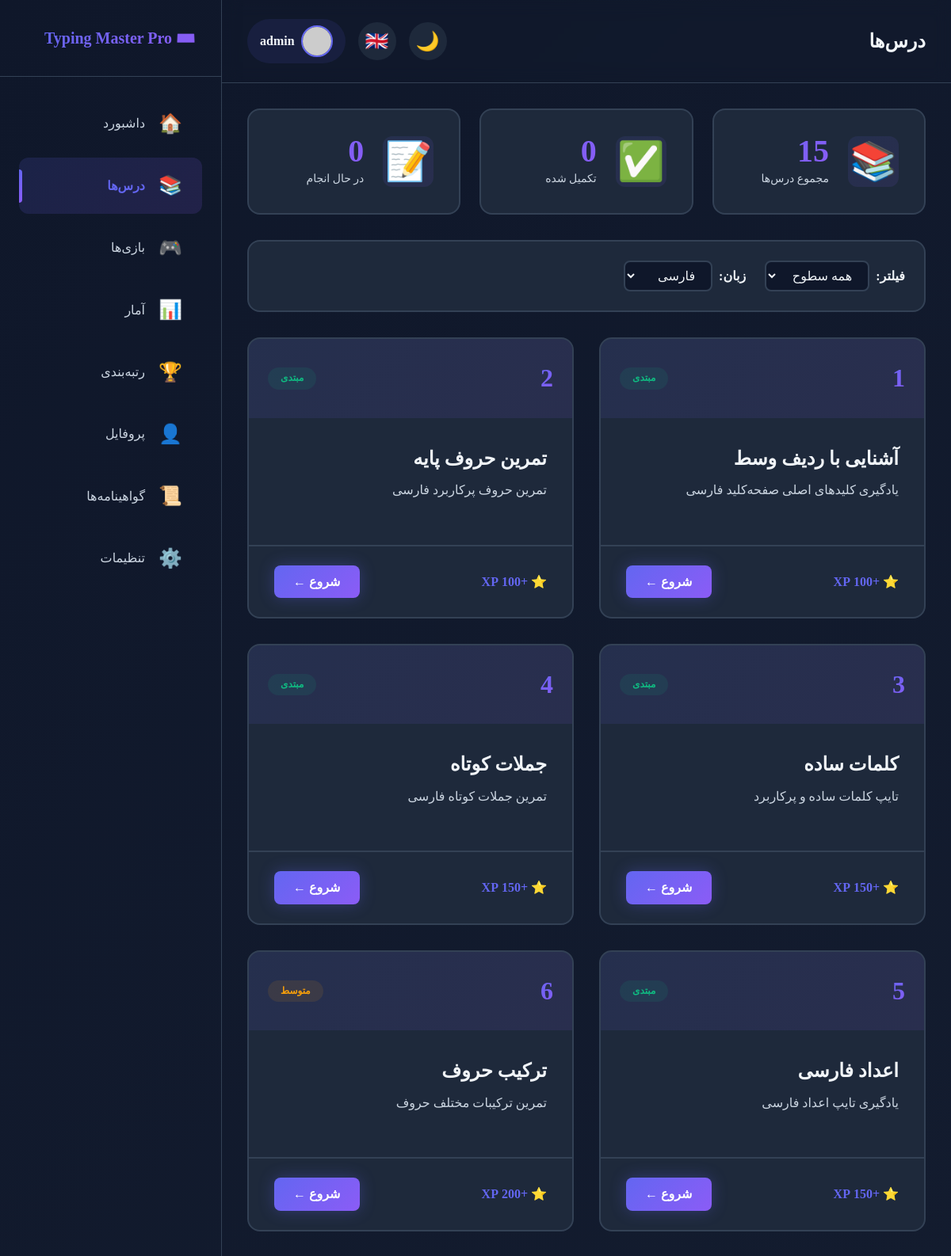
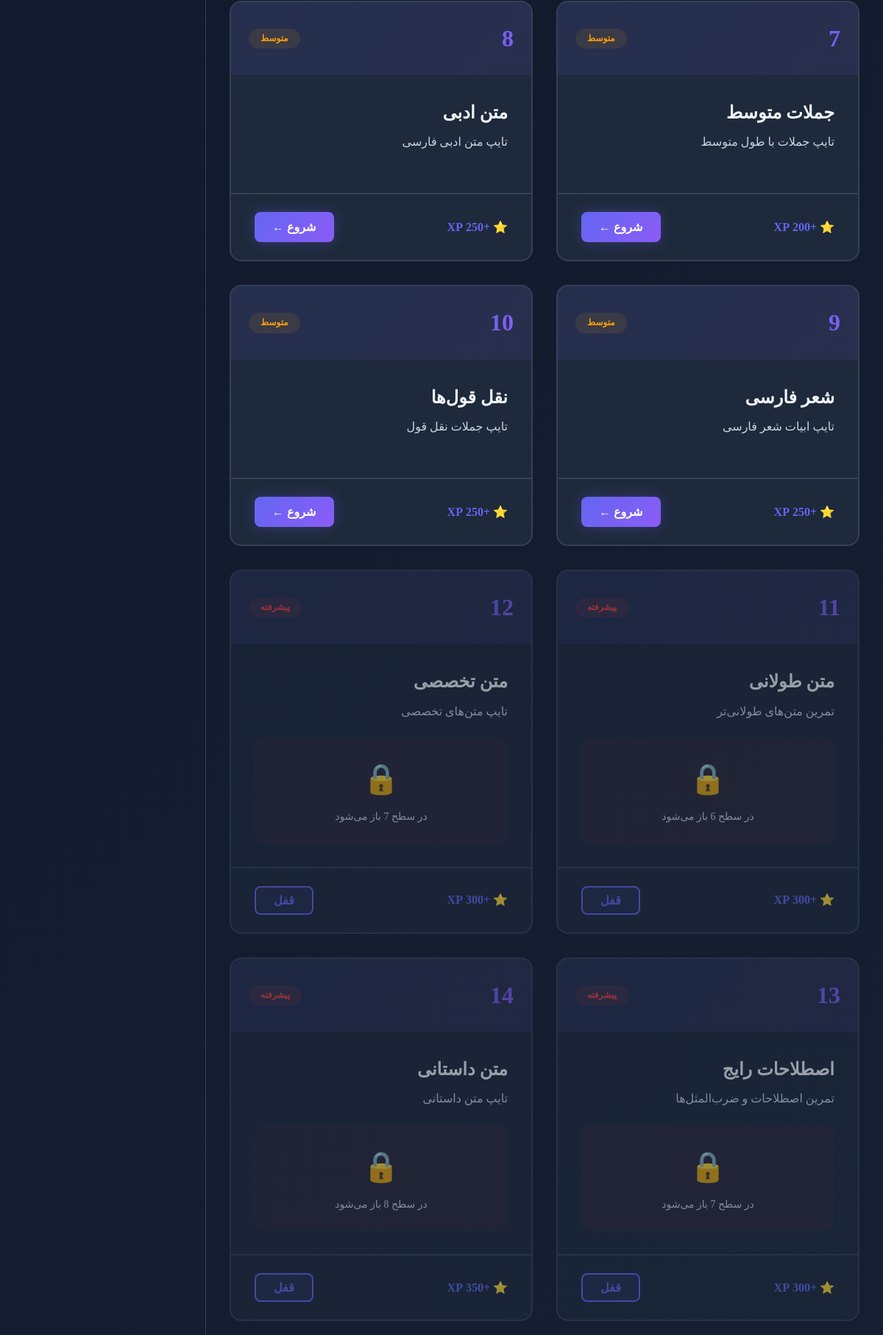
Page /lessons.php (signed in, upper part) on the committed database (2 pictures, top to bottom).
### tables this page shows
CREATE TABLE lessons (
    id INT PRIMARY KEY AUTO_INCREMENT,
    title_fa VARCHAR(200) NOT NULL,
    title_en VARCHAR(200) NOT NULL,
    description_fa TEXT,
    description_en TEXT,
    level ENUM('beginner', 'intermediate', 'advanced') DEFAULT 'beginner',
    language ENUM('fa', 'en') NOT NULL,
    content TEXT NOT NULL,
    required_level INT DEFAULT 1,
    xp_reward INT DEFAULT 100,
    order_index INT DEFAULT 0,
    is_active BOOLEAN DEFAULT TRUE,
    created_at TIMESTAMP DEFAULT CURRENT_TIMESTAMP,
    INDEX idx_level (level),
    INDEX idx_language (language),
    INDEX idx_order (order_index)
);

### includes/functions.php (called while the page is built, shortened)
<?php
require_once __DIR__ . '/db.php';
function getLessons($language = null, $level = null) {
    $where = "is_active = 1";
    $params = [];
    if ($language) {
        $where .= " AND language = ?";
        $params[] = $language;
    }
    $sql = "SELECT * FROM lessons WHERE {$where} ORDER BY order_index ASC";
    return dbQuery($sql, $params);
}
function getUserLessonProgress($userId, $lessonId) {
    $sql = "SELECT * FROM user_progress WHERE user_id = ? AND lesson_id = ? LIMIT 1";
    return dbQueryOne($sql, [$userId, $lessonId]);
}
function getCurrentLanguage() {
    return DEFAULT_LANGUAGE;
}
function getCurrentTheme() {
    if (isset($_SESSION['theme'])) {
        return $_SESSION['theme'];
    }
    return DEFAULT_THEME;
}
?>

### includes/auth-check.php (called while the page is built, shortened)
<?php
require_once __DIR__ . '/db.php';
require_once __DIR__ . '/functions.php';
function isLoggedIn() {
    return isset($_SESSION['user_id']) && !empty($_SESSION['user_id']);
}
function getCurrentUser() {
    if (isset($_SESSION['user_data'])) {
        return $_SESSION['user_data'];
    }
    return null;
}
?>

### includes/db.php (called while the page is built, shortened)
<?php
class Database {
    private static $instance = null;
    private $connection;
    private $stmt;
    private function __construct() {
        try {
            $dsn = "mysql:host=" . DB_HOST . ";dbname=" . DB_NAME . ";charset=" . DB_CHARSET;
            $options = [
                PDO::ATTR_ERRMODE => PDO::ERRMODE_EXCEPTION,
                PDO::ATTR_DEFAULT_FETCH_MODE => PDO::FETCH_ASSOC,
                PDO::ATTR_EMULATE_PREPARES => false,
                PDO::MYSQL_ATTR_INIT_COMMAND => "SET NAMES utf8mb4 COLLATE utf8mb4_unicode_ci"
            ];
            $this->connection = new PDO($dsn, DB_USER, DB_PASS, $options);
        } catch (PDOException $e) {
            if (DEBUG_MODE) {
                die("Database Connection Error: " . $e->getMessage());
            } else {
                die("خطا در اتصال به دیتابیس. لطفاً بعداً تلاش کنید.");
            }
        }
    }
    public static function getInstance() {
        if (self::$instance === null) {
            self::$instance = new self();
        }
        return self::$instance;
    }
    public function prepare($sql) {
        $this->stmt = $this->connection->prepare($sql);
        return $this;
    }
    public function execute($params = []) {
        try {
            $this->stmt->execute($params);
            return $this;
        } catch (PDOException $e) {
            if (DEBUG_MODE) {
                die("Query Error: " . $e->getMessage());
            }
            return false;
        }
    }
    public function fetchAll() {
        return $this->stmt->fetchAll();
    }
    public function fetch() {
        return $this->stmt->fetch();
    }
}
function db() {
    return Database::getInstance();
}
function dbQuery($sql, $params = []) {
    return db()->prepare($sql)->execute($params)->fetchAll();
}
function dbQueryOne($sql, $params = []) {
    return db()->prepare($sql)->execute($params)->fetch();
}
?>

### lessons.php (the view, shortened to what this page needs)
<?php
require_once __DIR__ . '/includes/db.php';
require_once __DIR__ . '/includes/functions.php';
require_once __DIR__ . '/includes/auth-check.php';
$user = getCurrentUser();
$currentLang = getCurrentLanguage();
$currentTheme = getCurrentTheme();
$filterLevel = isset($_GET['level']) ? $_GET['level'] : null;
$filterLanguage = isset($_GET['lang']) ? $_GET['lang'] : $currentLang;
$lessons = getLessons($filterLanguage, $filterLevel);
$userProgressList = [];
foreach ($lessons as $lesson) {
    $progress = getUserLessonProgress($user['id'], $lesson['id']);
    $userProgressList[$lesson['id']] = $progress;
}
$t = [
    'fa' => [
        'lessons' => 'درس‌ها',
        'all_levels' => 'همه سطوح',
        'beginner' => 'مبتدی',
        'intermediate' => 'متوسط',
        'advanced' => 'پیشرفته',
        'persian' => 'فارسی',
        'english' => 'انگلیسی',
        'filter' => 'فیلتر',
        'start' => 'شروع',
        'continue' => 'ادامه',
        'completed' => 'تکمیل شده',
        'locked' => 'قفل',
        'unlock_at_level' => 'در سطح :level باز می‌شود',
        'best_wpm' => 'بهترین سرعت',
        'best_accuracy' => 'بهترین دقت',
        'attempts' => 'تلاش',
        'xp_reward' => 'پاداش امتیاز',
        'lesson' => 'درس',
        'no_lessons' => 'درسی یافت نشد',
        'total_lessons' => 'مجموع درس‌ها',
        'completed_count' => 'تکمیل شده',
        'in_progress' => 'در حال انجام'
    ],
    'en' => [
        'lessons' => 'Lessons',
        'all_levels' => 'All Levels',
        'beginner' => 'Beginner',
        'intermediate' => 'Intermediate',
        'advanced' => 'Advanced',
        'persian' => 'Persian',
        'english' => 'English',
        'filter' => 'Filter',
        'start' => 'Start',
        'continue' => 'Continue',
        'completed' => 'Completed',
        'locked' => 'Locked',
        'unlock_at_level' => 'Unlocks at level :level',
        'best_wpm' => 'Best WPM',
        'best_accuracy' => 'Best Accuracy',
        'attempts' => 'Attempts',
        'xp_reward' => 'XP Reward',
        'lesson' => 'Lesson',
        'no_lessons' => 'No lessons found',
        'total_lessons' => 'Total Lessons',
        'completed_count' => 'Completed',
        'in_progress' => 'In Progress'
    ]
];
$tr = $t[$currentLang];
$totalLessons = count($lessons);
$completedLessons = 0;
$inProgressLessons = 0;
?>
<!DOCTYPE html>
<html lang="<?= $currentLang ?>" dir="<?= $currentLang === 'fa' ? 'rtl' : 'ltr' ?>">
<head>
    <link rel="stylesheet" href="<?= SITE_URL ?>/assets/css/style.css">
    <link rel="stylesheet" href="<?= SITE_URL ?>/assets/css/themes.css">
    <link rel="stylesheet" href="<?= SITE_URL ?>/assets/css/dashboard.css">
    <link rel="stylesheet" href="<?= SITE_URL ?>/assets/css/lessons.css">
</head>
<body class="theme-<?= $currentTheme ?> lang-<?= $currentLang ?>">
    <?php require_once __DIR__ . '/includes/sidebar.php'; ?>
    <main class="main-content">
        <header class="top-bar">
            <div class="top-bar-left">
                <h1 class="page-title"><?= $tr['lessons'] ?></h1>
            </div>
            <div class="top-bar-right">
                <button class="btn-icon" id="themeToggle">
                    <span class="icon"></span>
                </button>
                <button class="btn-icon" id="langToggle">
                    <span class="icon"><?= $currentLang === 'fa' ? '🇬🇧' : '🇮🇷' ?></span>
                </button>
                <div class="user-menu">
                    <img src="./uploads/avatars/<?= $user['avatar'] ?>" alt="Avatar" class="user-avatar" onerror="this.src='https://ui-avatars.com/api/?name=<?= urlencode($user['username']) ?>&background=6366f1&color=fff'">
                    <span class="user-name"><?= htmlspecialchars($user['username']) ?></span>
                </div>
            </div>
        </header>
        <div class="dashboard-container">
            <div class="lessons-overview">
                <div class="overview-card">
                    <div class="overview-icon">📚</div>
                    <div class="overview-content">
                        <div class="overview-value"><?= $totalLessons ?></div>
                        <div class="overview-label"><?= $tr['total_lessons'] ?></div>
                    </div>
                </div>
                <div class="overview-card">
                    <div class="overview-icon">✅</div>
                    <div class="overview-content">
                        <div class="overview-value"><?= $completedLessons ?></div>
                        <div class="overview-label"><?= $tr['completed_count'] ?></div>
                    </div>
                </div>
                <div class="overview-card">
                    <div class="overview-icon">📝</div>
                    <div class="overview-content">
                        <div class="overview-value"><?= $inProgressLessons ?></div>
                        <div class="overview-label"><?= $tr['in_progress'] ?></div>
                    </div>
                </div>
            </div>
            <div class="lessons-filters">
                <form method="GET" class="filter-form">
                    <div class="filter-group">
                        <label><?= $tr['filter'] ?>:</label>
                        <select name="level" class="form-select" onchange="this.form.submit()">
                            <option value=""><?= $tr['all_levels'] ?></option>
                        </select>
                    </div>
                    <div class="filter-group">
                        <label><?= $currentLang === 'fa' ? 'زبان:' : 'Language:' ?></label>
                        <select name="lang" class="form-select" onchange="this.form.submit()">
                            <option value="fa" <?= $filterLanguage === 'fa' ? 'selected' : '' ?>><?= $tr['persian'] ?></option>
                        </select>
                    </div>
                </form>
            </div>
            <?php if (count($lessons) > 0): ?>
                <div class="lessons-grid">
                    <?php foreach ($lessons as $lesson):
                        $progress = $userProgressList[$lesson['id']] ?? null;
                        $isCompleted = $progress && $progress['is_completed'];
                        $isLocked = $user['level'] < $lesson['required_level'];
                        $title = $currentLang === 'fa' ? $lesson['title_fa'] : $lesson['title_en'];
                        $description = $currentLang === 'fa' ? $lesson['description_fa'] : $lesson['description_en'];
                    ?>
                        <div class="lesson-card <?= $isCompleted ? 'completed' : '' ?> <?= $isLocked ? 'locked' : '' ?>">
                            <div class="lesson-header">
                                <div class="lesson-number"><?= $lesson['order_index'] ?></div>
                                <div class="lesson-level <?= $lesson['level'] ?>">
                                    <?= $tr[$lesson['level']] ?>
                                </div>
                            </div>
                            <div class="lesson-body">
                                <h3 class="lesson-title"><?= htmlspecialchars($title) ?></h3>
                                <p class="lesson-description"><?= htmlspecialchars($description) ?></p>
                                <?php if ($isLocked): ?>
                                    <div class="lesson-locked-info">
                                        <div class="lock-icon">🔒</div>
                                        <p><?= str_replace(':level', $lesson['required_level'], $tr['unlock_at_level']) ?></p>
                                    </div>
                                <?php endif; ?>
                            </div>
                            <div class="lesson-footer">
                                <div class="lesson-xp">
                                    +<?= $lesson['xp_reward'] ?> XP
                                </div>
                                <?php if (!$isLocked): ?>
                                    <a href="practice.php?lesson=<?= $lesson['id'] ?>" class="btn btn-primary" style="text-decoration: none;">
                                        <?php if ($currentLang === 'fa'): ?>
                                            <?= $isCompleted ? $tr['continue'] : $tr['start'] ?> ←
                                        <?php else: ?>
                                            <?= $isCompleted ? $tr['continue'] : $tr['start'] ?> →
                                        <?php endif; ?>
                                    </a>
                                <?php else: ?>
                                    <button class="btn btn-secondary" disabled>
                                        <?= $tr['locked'] ?>
                                    </button>
                                <?php endif; ?>
                            </div>
                        </div>
                    <?php endforeach; ?>
                </div>
            <?php endif; ?>
        </div>
    </main>
</body>
</html>

### rows in the picture
lessons: order_index "1", level "مبتدی", title_fa "آشنایی با ردیف وسط", description_fa "یادگیری کلیدهای اصلی صفحه‌کلید فارسی", xp_reward "100"
lessons: order_index "2", level "مبتدی", title_fa "تمرین حروف پایه", description_fa "تمرین حروف پرکاربرد فارسی", xp_reward "100"
lessons: order_index "3", level "مبتدی", title_fa "کلمات ساده", description_fa "تایپ کلمات ساده و پرکاربرد", xp_reward "150"
lessons: order_index "4", level "مبتدی", title_fa "جملات کوتاه", description_fa "تمرین جملات کوتاه فارسی", xp_reward "150"
lessons: order_index "5", level "مبتدی", title_fa "اعداد فارسی", description_fa "یادگیری تایپ اعداد فارسی", xp_reward "150"
lessons: order_index "6", level "متوسط", title_fa "ترکیب حروف", description_fa "تمرین ترکیبات مختلف حروف", xp_reward "200"
lessons: order_index "7", level "متوسط", title_fa "جملات متوسط", description_fa "تایپ جملات با طول متوسط", xp_reward "200"
lessons: order_index "8", level "متوسط", title_fa "متن ادبی", description_fa "تایپ متن ادبی فارسی", xp_reward "250"
lessons: order_index "9", level "متوسط", title_fa "شعر فارسی", description_fa "تایپ ابیات شعر فارسی", xp_reward "250"
lessons: order_index "10", level "متوسط", title_fa "نقل قول‌ها", description_fa "تایپ جملات نقل قول", xp_reward "250"
lessons: order_index "11", level "پیشرفته", title_fa "متن طولانی", description_fa "تمرین متن‌های طولانی‌تر", required_level "در سطح 6 باز می‌شود", xp_reward "300"
lessons: order_index "12", level "پیشرفته", title_fa "متن تخصصی", description_fa "تایپ متن‌های تخصصی", required_level "در سطح 7 باز می‌شود", xp_reward "300"
lessons: order_index "13", level "پیشرفته", title_fa "اصطلاحات رایج", description_fa "تمرین اصطلاحات و ضرب‌المثل‌ها", required_level "در سطح 7 باز می‌شود", xp_reward "300"
lessons: order_index "14", level "پیشرفته", title_fa "متن داستانی", description_fa "تایپ متن داستانی", required_level "در سطح 8 باز می‌شود", xp_reward "350"

### other values in the picture
SITE_NAME "Typing Master Pro"
$st['dashboard'] "داشبورد"
$st['lessons'] "درس‌ها"
$st['games'] "بازی‌ها"
$st['stats'] "آمار"
$st['leaderboard'] "رتبه‌بندی"
$st['profile'] "پروفایل"
$st['certificates'] "گواهینامه‌ها"
$st['settings'] "تنظیمات"
$tr['lessons'] "درس‌ها"
$user['username'] "admin"
$totalLessons "15"
$tr['total_lessons'] "مجموع درس‌ها"
$completedLessons "0"
$tr['completed_count'] "تکمیل شده"
